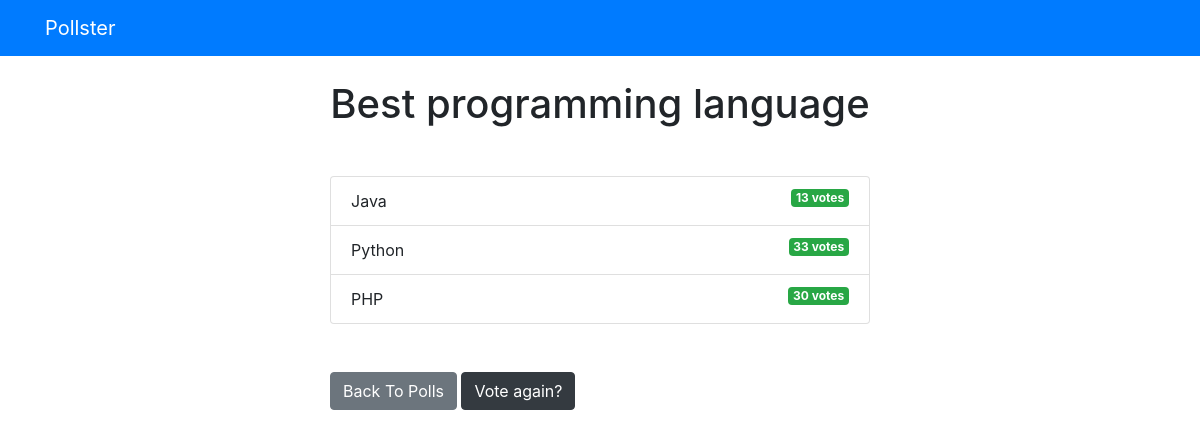
The app's page /polls/2/results/ with its own data.
### polls/models.py (models this page shows, shortened)
class Question(models.Model):
    question_text = models.CharField(max_length=200)
    pub_date = models.DateTimeField('date published')

class Choice(models.Model):
    question = models.ForeignKey(Question, on_delete=models.CASCADE)
    choice_text = models.CharField(max_length=200)
    votes = models.IntegerField(default=0)

### polls/views.py (the view)
# urls.py: path('<int:question_id>/results/', views.results, name='results'),
def results(request, question_id):
  question = get_object_or_404(Question, pk=question_id)
  return render(request, 'polls/results.html', { 'question': question })

### templates/polls/results.html (shortened to what this page needs)
{% extends 'base.html' %}
{% block content %}
<h1 class="mb-5 text-center">{{ question.question_text }}</h1>
<ul class="list-group mb-5">
	{% for choice in question.choice_set.all %}
	<li class="list-group-item">
		{{ choice.choice_text }}  <span class="badge badge-success float-right">{{ choice.votes }} vote{{ choice.votes | pluralize }}</span>
	</li>
	{% endfor %}
</ul>
<a class="btn btn-secondary" href="{% url 'polls:index' %}">Back To Polls</a>
<a class="btn btn-dark" href="{% url 'polls:detail' question.id %}">Vote again?</a>
{% endblock %}

### records on screen
Question: question_text "Best programming language"
Choice: choice_text "Java", votes "13", votes|pluralize "s"
Choice: choice_text "Python", votes "33", votes|pluralize "s"
Choice: choice_text "PHP", votes "30", votes|pluralize "s"
